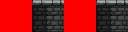

A level layout from a 2D game, rendered from its tile map. Below: a short description, then the map file with its tile-grid data intact:
An orthogonal 4x1 tile map with 32x32 px tiles, 2 tile layers (Tile Layer 1, Tile Layer 2), 2 tilesets.

<map version="1.0" tiledversion="1.1.5" orientation="orthogonal" renderorder="right-down" width="4" height="1" tilewidth="32" tileheight="32" infinite="0" nextobjectid="1">
 <tileset firstgid="1" name="Red Square" tilewidth="32" tileheight="32" tilecount="1" columns="1">
  <image source="Red Square.png" width="32" height="32" />
 </tileset>
 <tileset firstgid="2" name="Jungle Tiles" tilewidth="32" tileheight="32" tilecount="90" columns="10">
  <image source="Jungle Tiles.png" width="320" height="288" />
 </tileset>
 <layer name="Tile Layer 1" width="4" height="1">
  <data encoding="csv">
1,2,0,0
</data>
 </layer>
 <layer name="Tile Layer 2" width="4" height="1">
  <data encoding="csv">
0,0,1,2
</data>
 </layer>
</map>